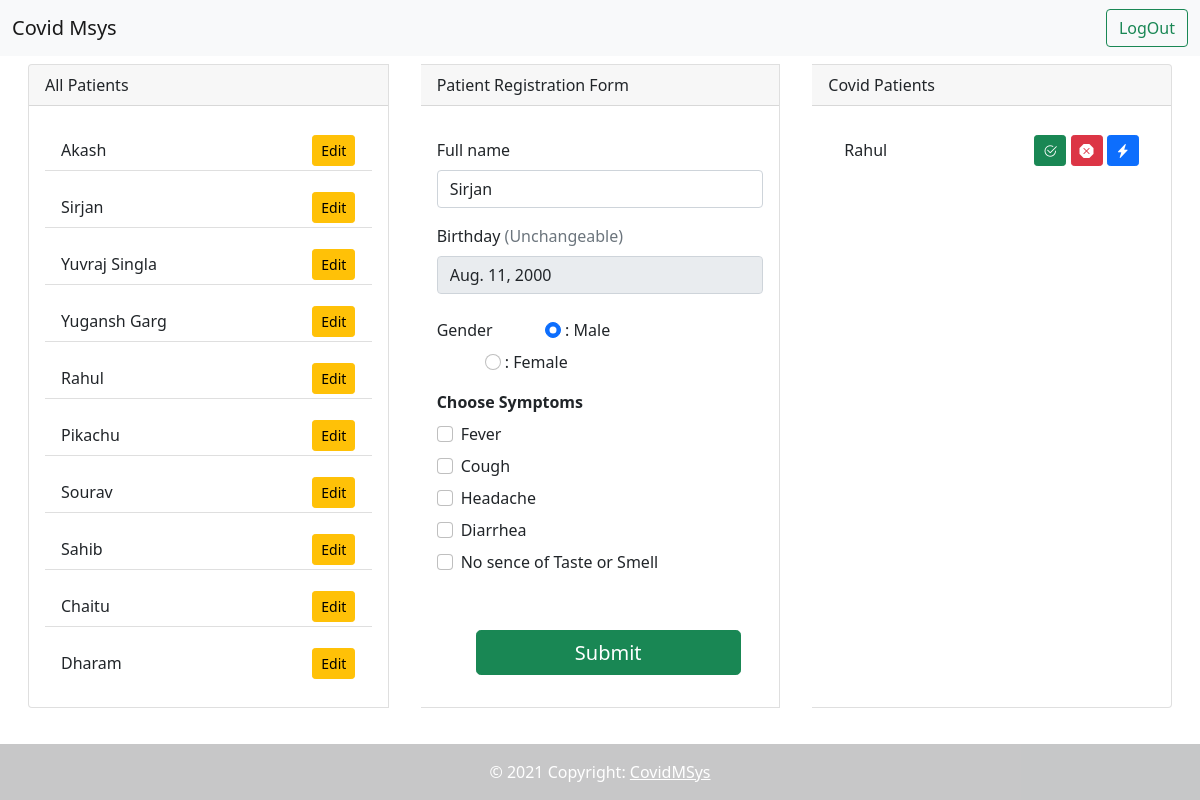
Page /dashboard/edit/59/ (signed in) on the committed database.
### register/models.py (models this page shows, shortened)
class Patient(models.Model):
    name = models.CharField(max_length=100, default='')
    dob = models.DateField()
    gender = models.CharField(max_length=7, choices=[('Male', 'Male'),('Female', 'Female')], default='Male')
    fever = models.BooleanField(default=False)
    cough = models.BooleanField(default=False)
    headache = models.BooleanField(default=False)
    diarrhea = models.BooleanField(default=False)
    tasteless = models.BooleanField(default=False)

class CovidPatient(models.Model):
    patient = models.ForeignKey(Patient, on_delete=models.CASCADE)
    def __str__(self):
        return self.patient.name

### register/views.py (the view, shortened to what this page needs)
# urls.py: path('edit/<id>/', views.edit, name='Edit'),
def edit(request, id):
    cdata = CData.objects.get(id=1)
    if request.user.is_authenticated:
        ptname = None
        patient = Patient.objects.get(id=id)
        print('Patient Gender: ',patient.gender)
        context = {
        'patients': reversed(Patient.objects.all()),
        'covid_patients': reversed(CovidPatient.objects.all()),
        'patient_id': patient
        }
        return render(request, 'dashboard.html', context)
    else: return redirect('/login')

### templates/dashboard.html (shortened to what this page needs)
{% extends 'base.html' %}
{% block body %}
<main class='card-group container-fluid vh-90'>
    <div class="card mx-3 my-2" style="width: 18rem; max-height: 85vh;">
        <div class="card-header">
            All Patients
        </div>
        {% if patients %}
        <div class="card-body ">
            <ul class="list-group list-group-flush" style="overflow: auto; max-height: 85vh;">
                {% for pt in patients %}
                <li class="list-group-item my-2">{{pt.name}}
                    <span style="position: absolute; right: 5%; bottom: 10%;"> <a href="/dashboard/edit/{{pt.id}}/"
                            class="btn btn-sm btn-warning">Edit</a></span>
                </li>
                {% endfor %}
            </ul>
        </div>
        {% else %}
        <div class="card-body">
            No Patients Yet
        </div>
        {% endif %}
    </div>
    <div class="card mx-3 my-2" style="width: 18rem; max-height: 85vh;">
        <div class="card-header">
            Patient Registration Form
        </div>
        <div class="card-body">
            <form method="POST">
                <div class="my-3">
                    <label class="form-label">Full name</label>
                    {% if patient_id %}
                    <input class="form-control" type="text" name="name" value="{{patient_id.name}}">
                    {% else %}
                    <input class="form-control" type="text" name="name">
                    {% endif %}
                </div>
                <div class="my-3">
                    <label class="form-label">Birthday <span class="text-muted">(Unchangeable)</span></label>
                    <div class="input-group-icon">
                        {% if patient_id %}
                        <input class="form-control" type="text" name="dob" value="{{patient_id.dob}}" disabled readonly>
                        {% else %}
                        <input class="form-control" type="date" name="dob">
                        {% endif %}
                    </div>
                </div>
                <div class="my-3">
                    <label class="form-label">Gender</label>
                    {% if patient_id.gender == 'Female' %}
                    <label class="form-check-label my-2 mx-5">
                        <input type="radio" value='Male' class="form-check-input" name="gender"> : Male</label>
                    <label class="form-check-label mx-5">
                        <input type="radio" value='Female' checked="checked" class="form-check-input" name="gender"> : Female</label>
                    {% else %}
                    <label class="form-check-label my-2 mx-5">
                    <input type="radio" value='Male' checked="checked" class="form-check-input" name="gender"> : Male</label>
                    <label class="form-check-label mx-5">
                    <input type="radio" value='Female' class="form-check-input" name="gender"> : Female</label>
                        {% endif %}
                </div>
                <div class="card-title">
                    <strong> Choose Symptoms </strong>
                </div>
                <div class="form-check my-2">
                    <input class="form-check-input" type="checkbox" value="True" id="fever" name='fever'>
                    <label class="form-check-label" for="fever">
                        Fever
                    </label>
                </div>
                <div class="form-check my-2">
                    <input class="form-check-input" type="checkbox" value="True" id="cough" name='cough'>
                    <label class="form-check-label" for="cough">
                        Cough
                    </label>
                </div>
                <div class="form-check my-2">
                    <input class="form-check-input" type="checkbox" value="True" id="headache" name='headache'>
                    <label class="form-check-label" for="headache">
                        Headache
                    </label>
                </div>
                <div class="form-check my-2">
                    <input class="form-check-input" type="checkbox" value="True" id="diarrhea" name='diarrhea'>
                    <label class="form-check-label" for="diarrhea">
                        Diarrhea
                    </label>
                </div>
                <div class="form-check my-2">
                    <input class="form-check-input" type="checkbox" value="True" id="tasteless" name='tasteless'>
                    <label class="form-check-label" for="tasteless">
                        No sence of Taste or Smell
                    </label>
                </div>
                <button class="btn btn-lg btn-success mt-5"
                    style="position: relative; padding: 2% 30%; margin-left: 12%;" type="submit">Submit</button>
            </form>
        </div>
    </div>
    <div class="card mx-3 my-2" style="width: 18rem; max-height: 85vh;">
        <div class="card-header">
            Covid Patients
        </div>
        {% if covid_patients %}
        <div class="card-body">
            <ul class="list-group list-group-flush" style="overflow: auto; max-height: 85vh;">
                {% for cpt in covid_patients %}
                <li class="list-group-item my-2">{{cpt}}
                    <span style="position: absolute; right: 5%; bottom: 10%;">
                        <a href="/dashboard/recovered/{{cpt.id}}/" class="btn btn-sm btn-success" data-toggle="tooltip" title="Recovered"><i class="bi bi-check2-circle"></i></a>
                        <a href="/dashboard/dead/{{cpt.id}}/" class="btn btn-sm btn-danger" data-toggle="tooltip" title="Dead"><i class="bi bi-x-octagon-fill"></i></a>
                        <a href="/dashboard/discharged/{{cpt.id}}/" class="btn btn-sm btn-primary" data-toggle="tooltip" title="Discharged"><i class="bi bi-lightning-charge-fill"></i></a></span>
                </li>
                {% endfor %}
            </ul>
        </div>
        {% else %}
        <div class="card-body">
            No Covid Patients Yet
        </div>
        {% endif %}
    </div>
</main>
{% endblock body %}
{% block btname %}LogOut{% endblock btname %}
{% block btna %}/login{% endblock btna %}

### rows in the picture
Patient: name "Akash"
Patient: name "Sirjan", dob "Aug. 11, 2000"
Patient: name "Yuvraj Singla"
Patient: name "Yugansh Garg"
Patient: name "Rahul"
Patient: name "Pikachu"
Patient: name "Sourav"
Patient: name "Sahib"
Patient: name "Chaitu"
Patient: name "Dharam"
CovidPatient: patient.name "Rahul"
